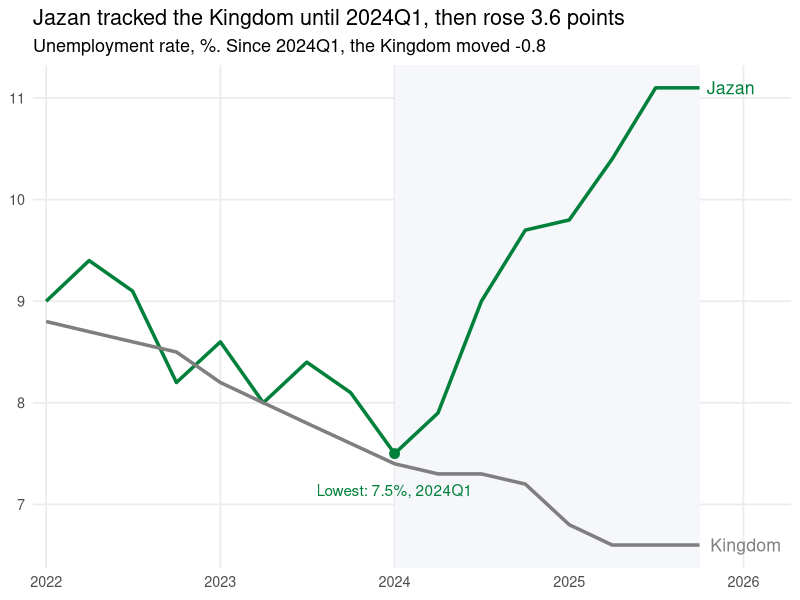

Write R code to recreate this figure.
## ---- chunk 1
#| include: false
library(tidyverse)
pair <- read_csv("unemployment.csv") |>
  filter(region %in% c("Jazan", "Kingdom"))
ends <- pair |> slice_max(date, by = region)
low <- pair |>
  filter(region == "Jazan") |>
  slice_min(rate, n = 1)
since <- pair |>
  filter(date >= low$date) |>
  group_by(region) |>
  summarise(change = last(rate) - first(rate)) |>
  mutate(change = round(change, 1)) |>
  deframe()
## ---- chunk 2
#| fig-width: 8
#| fig-height: 5.5
ggplot(pair, aes(date, rate, colour = region)) +
  annotate("rect", fill = "#F5F7FA",
           xmin = low$date, xmax = max(pair$date),
           ymin = -Inf, ymax = Inf) +
  geom_line(linewidth = 1.2) +
  geom_point(data = low, size = 3) +
  annotate("text", x = low$date, y = low$rate - 0.3,
           vjust = 1, colour = "#00803A",
           label = str_glue("Lowest: {low$rate}%, ",
                            "{low$quarter}")) +
  geom_text(data = ends, aes(label = region),
            hjust = -0.15, size = 4.5) +
  scale_colour_manual(values = c(Jazan = "#00803A",
                                 Kingdom = "grey50"),
                      guide = "none") +
  scale_x_date(
    expand = expansion(mult = c(0.02, 0.14))) +
  labs(title = str_glue(
         "Jazan tracked the Kingdom until ",
         "{low$quarter}, then rose ",
         "{since['Jazan']} points"),
       subtitle = str_glue(
         "Unemployment rate, %. Since ",
         "{low$quarter}, the Kingdom moved ",
         "{since['Kingdom']}"),
       x = NULL, y = NULL) +
  theme_minimal(base_size = 13) +
  theme(panel.grid.minor = element_blank())
